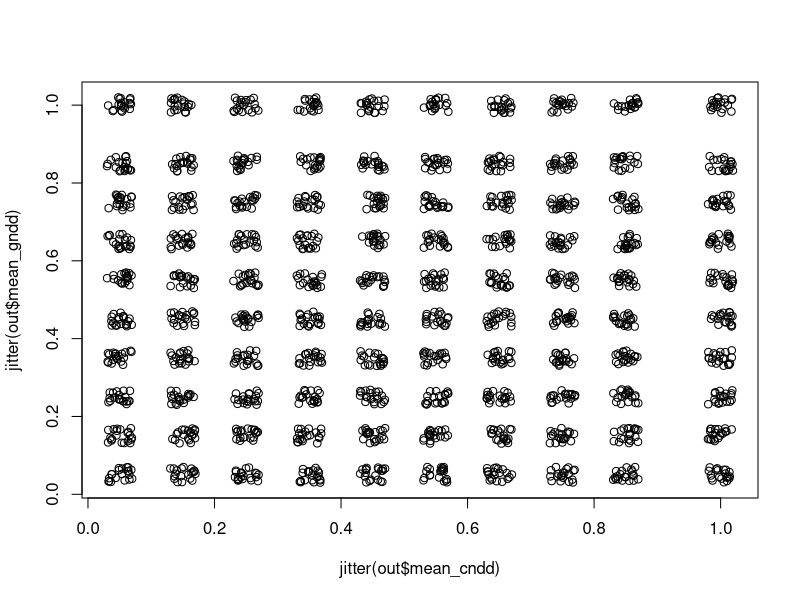
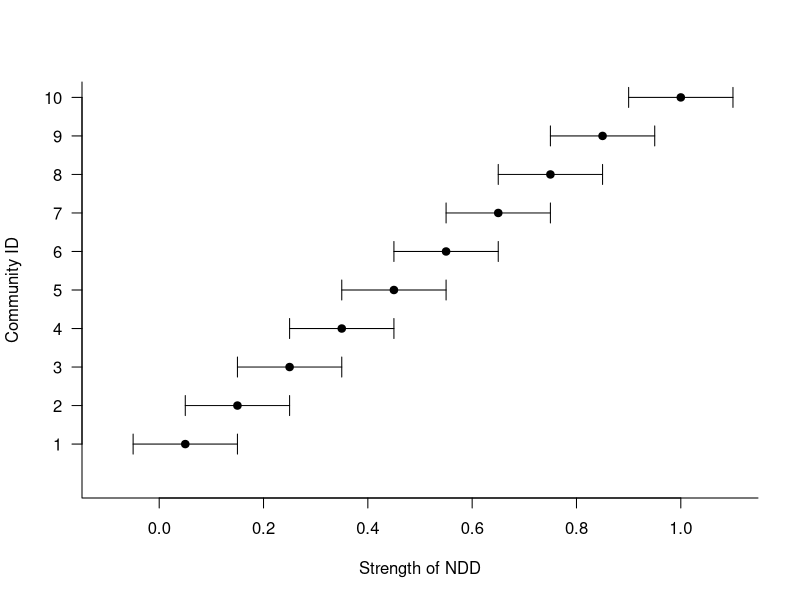

Here is the R script that generated these plots, in order: (Note: this script raises an error after producing the figures.)

### Writing simulation parameters to tab delimited text file so that a BASH 
## script can read this file and set up jobs on cluster

setwd("~/Dropbox/dispersim_cpp/r scripts")

reps = 20 ## How many reps per parameter set? 

### Grid of NDD values
# This one is important! Sets mean CNDD across simulations
ndd_df = expand.grid( mean_cndd = c(seq(.05, .85, length.out = 9), 1), # Go up to 1 for neutral dynamics
                     mean_gndd = c(seq(.05, .85, length.out = 9), 1),
                     seed_disp_dist = c(5)) 
                    # dispersal_mode = c(0, 1)) # Adding in global dispersal

# Remove simulations with varying dispersal distance from global dispersal
# Would need to adjust threshold for seed dispersal distance if that changes

if(any(ndd_df$dispersal_mode > 0)){
  ndd_df <- ndd_df[-which(ndd_df$dispersal_mode == 1 & ndd_df$seed_disp_dist > 
                            min(ndd_df$seed_disp_dist)), ]
  
  ## For global dispersal, change dispersal distance to -1 for plotting ease
  ### THIS NEEDS TO BE UPDATED
  ndd_df$seed_disp_dist[ndd_df$seed_disp_dist == min(ndd_df$seed_disp_dist) & 
                          ndd_df$dispersal_mode == 1] <- -1
}

ndd_df

out <- data.frame(
  
  ###1 - How often to save out data save_every_n_steps
  save_every_n_steps = 2000,
  
## 2 - Whether printing is verbose or not
  verbose = 0,

## 3 -  Number of steps
## Each step = 5-10 years with 0.10 % mortality rate
  steps = 10000,

## 4 - Mortality rate
## Proportion of landscape dying per step
  mortality_rate = 0.1,

## 5 - Number of initial species
  n_sp_init = 50,

## 6 - Number of initial alleles per species
  n_alleles_init = 10,

## 7 - Seed dispersal distance
## In units of cells
  seed_disp_dist = ndd_df$seed_disp_dist,

## 8 - Neighbor radius for dispersal
## In units of cells
## Miranda = 5; Banitz = 20
  neighbor_radius = 20,

## 9 - Seeds per adult
## Equal to fecundity..
  seeds_per_adult = 5000,

## 10, 11 - CNDD parameters
## Values closer to 1 = weaker NDD
## Range is the max cndd value - min cndd value. 
 mean_cndd = ndd_df$mean_cndd,
 range_cndd = 0.20,

## 12, 13 - GNDD parameters
## Values closer to 1 = weaker NDD
  mean_gndd = ndd_df$mean_gndd,
  range_gndd = 0.00,

## 14, 15  - Landscape parameters - height, width
# In units of cells, also width x height equals total number of adults in simulation
  width = 100,
  height = 100,

## 16 - Migration rate
## Immigrant per recruit (~1 in 10,000) is from BCI paper; 1 in 9000 used in Muller Landau 2007
  migration_rate = 0.001,

## 17 - Dispersal mode, 1 == global; 0 == local
  dispersal_mode = 0

) # End data frame

out

## Make sure that neutral communities have range 0

if(any(out$mean_cndd == 1)){
  out$range_cndd[out$mean_cndd == 1] <- 0
  out$range_gndd[out$mean_gndd == 1] <- 0
}


### Repeat each parameter set based on number of reps
out <- out[sort(rep(row.names(out), reps)), ]



## Add sim_id as first column
out <- cbind(sim_id = 1:nrow(out), out)


### Check to make sure cndd or gndd values don't go over 1 - positive density dependence

if(any((out$mean_cndd + (out$range_cndd/2)) > 1.0)){
  cat("WARNING!!!! Positive density dependence detected... \n
      Need to reduce either mean or range of CNDD values")
}

if(any((out$mean_gndd + (out$range_gndd/2)) > 1.0)){
  cat("WARNING!!!! Positive density dependence detected... \n
      Need to reduce either mean or range of GNDD values")
}


## Printing and plotting
cat("Total simulations:", nrow(out), "\n")

cat("Expected number of hours:", nrow(out)/96*1.25, "\n")



plot(jitter(out$mean_cndd), jitter(out$mean_gndd))


### Arrow plot of GNDD and CNDD values
unique_cndd <- unique(out$mean_cndd)


plot(sort(unique_cndd), 1:length(unique_cndd), 
     xlim = c(-.1, 1.1),
     pch = 19, xlab = "Strength of NDD", bty = "l",
      ylab = "Community ID", yaxt = "n", ylim = c(0, 10))
axis(side = 2, at = 1:10, labels = as.character(1:10), las = 1)
arrows(x0 = sort(unique_cndd) - out$range_cndd[1]/2,
       x1 = sort(unique_cndd) + out$range_cndd[1]/2,
       y0 = 1:length(unique_cndd),
       code = 3, angle = 90, length = 0.1)






## Example of what matrix plot would look like
out %>%
  # filter(mean_cndd != 1) %>% # Filter out neutral models
  group_by(mean_cndd, mean_gndd) %>%
  summarise_all(mean) %>%
  ggplot(aes(x = mean_gndd, y = mean_cndd, fill = mean_gndd)) +
  geom_tile() + theme_bw()  + scale_fill_distiller(palette = "Spectral") + 
  geom_text(aes(x = mean_gndd, y = mean_cndd, label = round(mean_gndd,1)))



## Write to file
#write.csv(out, file = "run_030.csv", row.names = FALSE)








